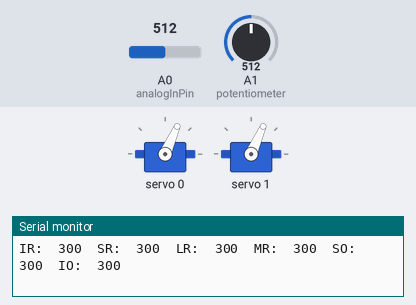
This sketch was run on a simulated Arduino Uno, built with avr-gcc and run on an emulated ATmega328P. Parts: 2 × servo, the last lines printed to the serial monitor. The test bench sets the inputs (shaded band); at power-on: A1 (potentiometer) = 512, A0 (analogInPin) = 512.

Above: at 1.2 s.
1.3 s: A1 (potentiometer) set to 495
At 2.5 s:
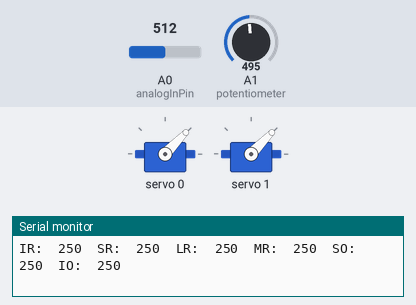
2.8 s: A0 (analogInPin) set to 1011
5.8 s: A0 (analogInPin) set to 1023
At 7.0 s:
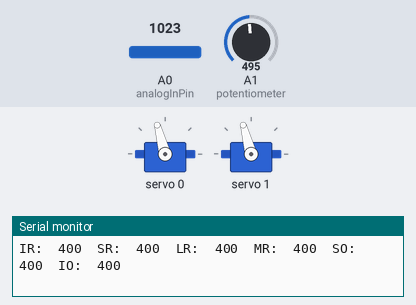
7.3 s: A1 (potentiometer) set to 530
At 8.5 s:
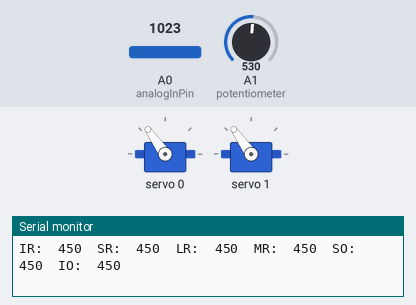
8.8 s: A1 (potentiometer) set to 1008
11.8 s: A1 (potentiometer) set to 1023
At 13.3 s:
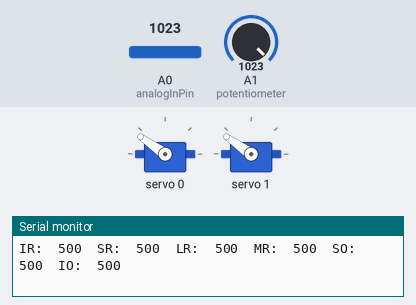
Timing chart, 0 to 14.3 s (numbered marks = the images above; inputs shaded):
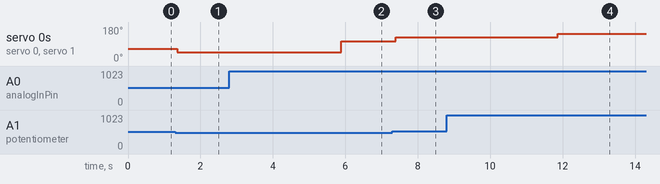

Measured:
- the behaviour switches between 512 and 511 on A1 (potentiometer) (found by bisection; images 0 and 1)
- the behaviour switches between 1022 and 1023 on A0 (analogInPin) (found by bisection; images 1 and 2)
- the behaviour switches between 1022 and 1023 on A1 (potentiometer) (found by bisection; images 3 and 4)
- after the input at 1.3 s, servo 0, servo 1: 66° → 46° after 0.06 s
- after the input at 5.8 s, servo 0, servo 1: 46° → 105° after 0.09 s
- after the input at 7.3 s, servo 0, servo 1: 105° → 125° after 0.09 s
- after the input at 11.8 s, servo 0, servo 1: 125° → 145° after 0.07 s

The sketch:

sketch_feb08b.ino
```cpp
//Eye Mechanism Code
//Adafruit servo driver library installed >>>>> https://github.com/adafruit/Adafruit-PWM-Servo-Driver-Library
//X-axis joystick pin: A1
//Y-axis joystick pin: A0
//Button pin: 2


#include <Wire.h>
#include <Adafruit_PWMServoDriver.h>

Adafruit_PWMServoDriver pwm = Adafruit_PWMServoDriver();

#define SERVOMIN  140 // this is the 'minimum' pulse length count (out of 4096)
#define SERVOMAX  520 // this is the 'maximum' pulse length count (out of 4096)

// our servo # counter
uint8_t servonum = 0;

int xval;
int yval;

int xindex;
int yindex;

int srlength;
int irlength;
int lrlength;
int mrlength;
int solength;
int iolength;

int srpulse;
int irpulse;
int lrpulse;
int mrpulse;
int sopulse;
int iopulse;

const int analogInPin = A0;

const int rows = 2;
const int columns = 3;

//insert fulL MATLAB arraya here using MATLAB code:

//XSR = int64(deform_SR)
//writematrix(XSR,'dataSR.dat')

//to produce a '.dat' file, open with TextEdit and copy mapping
//this is so that commas are inserted and the mapping can be coppied into Arduino
//add additional formatting such as {} and ',' between rows

int srarray[ rows ][ columns ] = { { 1, 2, 3 }, { 4, 5, 6 } };
int irarray[ rows ][ columns ] = { { 1, 2, 3 }, { 4, 5, 6 } };
int lrarray[ rows ][ columns ] = { { 1, 2, 3 }, { 4, 5, 6 } };
int mrarray[ rows ][ columns ] = { { 1, 2, 3 }, { 4, 5, 6 } };
int soarray[ rows ][ columns ] = { { 1, 2, 3 }, { 4, 5, 6 } };
int ioarray[ rows ][ columns ] = { { 1, 2, 3 }, { 4, 5, 6 } };

// Note:

// x-axis
// Medial    = +ve
// Lateral   = -ve

// y-axis
// Superior  = +ve
// Inferior  = -ve

// z-axis
// Anterior  = +ve
// Posterior = -ve

void setup() {
  Serial.begin(9600);
  Serial.println("8 channel Servo test!");
  pinMode(analogInPin, INPUT);
  pinMode(2, INPUT);

  pwm.begin();

  pwm.setPWMFreq(60);  // Analog servos run at ~60 Hz updates

  delay(10);
}

// you can use this function if you'd like to set the pulse length in seconds
// e.g. setServoPulse(0, 0.001) is a ~1 millisecond pulse width. its not precise!

void setServoPulse(uint8_t n, double pulse) {
  double pulselength;

  pulselength = 1000000;   // 1,000,000 us per second
  pulselength /= 60;   // 60 Hz
  Serial.print(pulselength); Serial.println(" us per period");
  pulselength /= 4096;  // 12 bits of resolution
  Serial.print(pulselength); Serial.println(" us per bit");
  pulse *= 1000000;  // convert to us
  pulse /= pulselength;
  Serial.println(pulse);

}


void loop() {

//map(value, fromLow, fromHigh, toLow, toHigh)
//value: the number to map.
//fromLow: the lower bound of the value’s current range.
//fromHigh: the upper bound of the value’s current range.
//toLow: the lower bound of the value’s target range.
//toHigh: the upper bound of the value’s target range.


  xval = analogRead(A1);   //read from potentiometer
  yval = analogRead(A0);   //read from potentiometer

    //Map an analog value (0 to 1023) to within mechanisms range

    //lexpulse = map(xval, 0,1023, 250, 500);
    //leypulse = map(yval, 0,1023, 250, 500);

    xindex = map(xval, 0,1023, 0, (columns-1));
    yindex = map(yval, 0,1023, 0, (rows-1));

    irlength = irarray[yindex][xindex];
    srlength = srarray[yindex][xindex];
    lrlength = lrarray[yindex][xindex];
    mrlength = mrarray[yindex][xindex];
    solength = soarray[yindex][xindex];
    iolength = ioarray[yindex][xindex];


    irpulse = map(lrlength, 1,6, 250, 500); //define min and max of array
    srpulse = map(mrlength, 1,6, 250, 500);
    lrpulse = map(lrlength, 1,6, 250, 500);
    mrpulse = map(mrlength, 1,6, 250, 500);
    sopulse = map(lrlength, 1,6, 250, 500);
    iopulse = map(mrlength, 1,6, 250, 500);

    //Seriel Monitor allows you to view value for each each muscle as joystick moved
   Serial.print("IR:\t");
   Serial.print(irpulse);
   Serial.print("\t");
   Serial.print("SR:\t");
   Serial.print(srpulse);
   Serial.print("\t");
   Serial.print("LR:\t");
   Serial.print(lrpulse);
   Serial.print("\t");
   Serial.print("MR:\t");
   Serial.print(mrpulse);
   Serial.print("\t");
   Serial.print("SO:\t");
   Serial.print(sopulse);
   Serial.print("\t");
   Serial.print("IO:\t");
   Serial.print(iopulse);
   Serial.println("\t");

//The map() function uses integer math.
//Fractions might get suppressed due to this.
//If your project requires precise calculations (e.g. voltage accurate to 3 decimal places),
//please consider avoiding map() and implementing the calculations manually in your code yourself


      pwm.setPWM(0, 0, irpulse);
      pwm.setPWM(1, 0, srpulse);
     //pwm.setPWM(2, 0, lrpulse);
     //pwm.setPWM(3, 0, mrpulse);
     //pwm.setPWM(4, 0, sopulse);
     //pwm.setPWM(5, 0, iopulse);

//setPWM(channel, on, off)
//channel: The channel that should be updated with the new values (0..15)
//on: The tick (between 0..4095) when the signal should transition from low to high
//off:the tick (between 0..4095) when the signal should transition from high to low

      //e.g.
      //The following example will cause channel 15 to start low,
      //go high around 25% into the pulse (tick 1024 out of 4096),
      //transition back to low 75% into the pulse (tick 3072),
      //and remain low for the last 25% of the pulse:
      //pwm.setPWM(15, 1024, 3072)


  delay(5);

}
```
